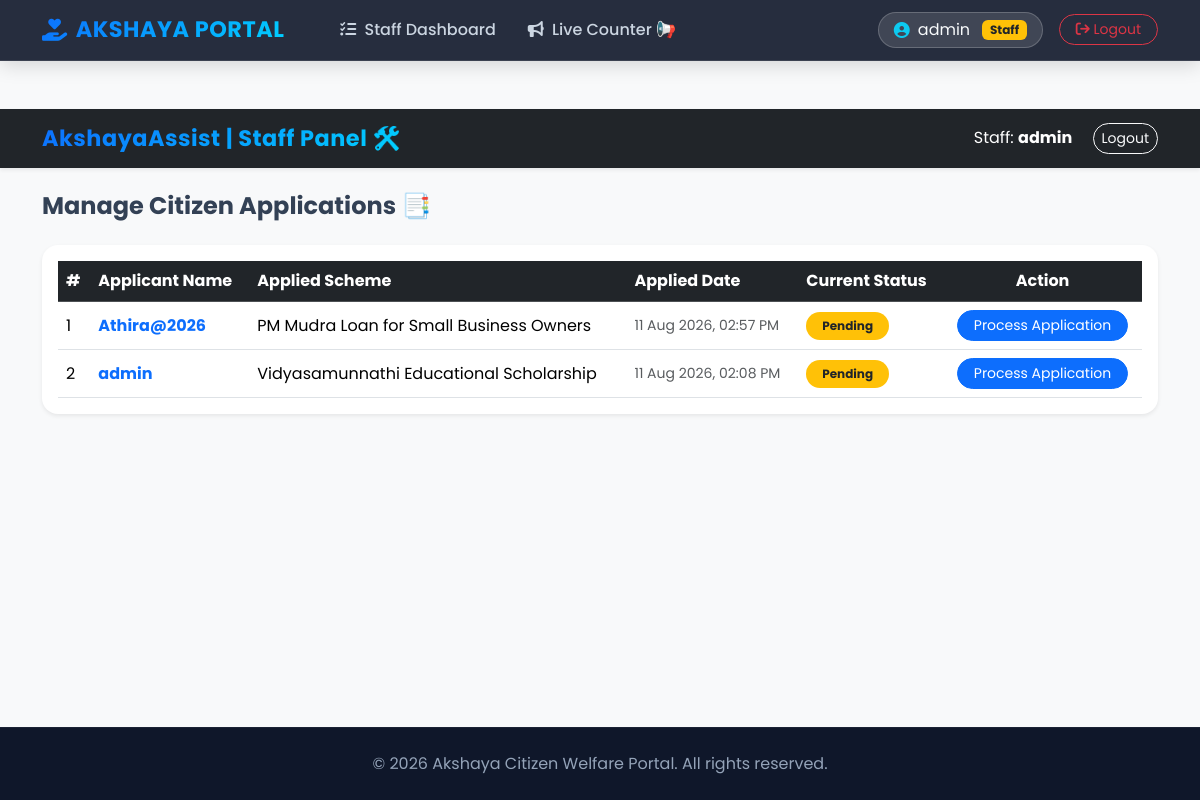
The page /staff/dashboard/ (signed in) on the database as committed earlier.
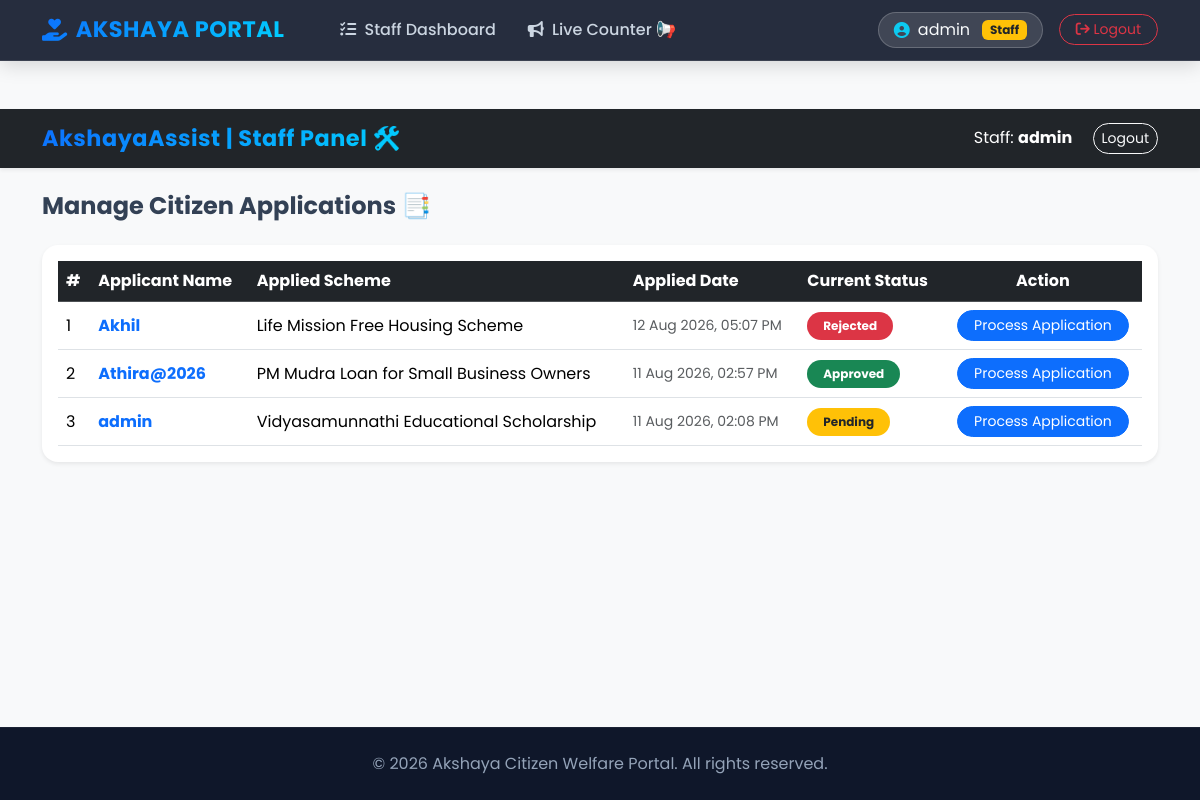
The same page on the database as committed later.
### welfare_app/models.py (models this page shows, shortened)
class Application(models.Model):
    STATUS_CHOICES = [
        ('PENDING_VERIFICATION', 'Pending Document Verification'),
        ('REJECTED_DOCS', 'Documents Rejected (Re-upload Needed)'),
        ('DOCS_APPROVED', 'Documents Approved (Eligible for Token)'),
        ('TOKEN_BOOKED', 'Token Booked / Waiting in Queue'),
        ('IN_PROGRESS', 'Processing at Counter'),
        ('FORWARDED_TO_GOVT', 'Submitted to Govt Portal'),
    ]
    user = models.ForeignKey(User, on_delete=models.CASCADE)
    scheme = models.ForeignKey(Scheme, on_delete=models.CASCADE)
    application_id = models.CharField(max_length=20, unique=True, editable=False, null=True, blank=True)
    status = models.CharField(max_length=30, choices=STATUS_CHOICES, default='PENDING_VERIFICATION')
    rejection_reason = models.TextField(blank=True, null=True)
    appointment_date = models.DateField(null=True, blank=True)
    token_number = models.IntegerField(null=True, blank=True)
    phone_number = models.CharField(max_length=15, default="")
    form_data = models.JSONField(default=dict, blank=True)
    govt_ref_number = models.CharField(max_length=100, blank=True, null=True)
    staff_remarks = models.TextField(blank=True, default="Application submitted. Awaiting verification.")
    applied_date = models.DateTimeField(auto_now_add=True)

class Scheme(models.Model):
    GENDER_CHOICES = [
        ('ALL', 'ALL (Everyone)'),
        ('Female', 'Female Only'),
        ('Male', 'Male Only'),
    ]
    OCCUPATION_CHOICES = [
        ('ALL', 'ALL (Any Occupation)'),
        ('Farmer', 'Farmer'),
        ('Teacher', 'Teacher'),
        ('Student', 'Student'),
    ]
    RATION_CHOICES = [
        ('ALL', 'ALL (APL & BPL)'),
        ('APL', 'APL Only'),
        ('BPL', 'BPL Only'),
    ]
    CATEGORY_CHOICES = [
        ('ALL', 'ALL Categories'),
        ('General', 'General'),
        ('OBC', 'OBC'),
        ('SC', 'SC'),
        ('ST', 'ST'),
    ]
    MARITAL_CHOICES = [
        ('ALL', 'ALL (Married & Unmarried)'),
        ('Single', 'Single Only'),
        ('Married', 'Married Only'),
        ('Divorced', 'Divorced Only'),
        ('Widow', 'Widow/Widower Only'),
    ]
    title = models.CharField(max_length=200)
    description = models.TextField()
    min_age = models.IntegerField(default=0)
    max_income = models.IntegerField(default=100000)
    allowed_ration_cards = models.CharField(max_length=20, choices=RATION_CHOICES, default='ALL')
    category = models.CharField(max_length=20, choices=CATEGORY_CHOICES, default='ALL')
    allowed_gender = models.CharField(max_length=10, choices=GENDER_CHOICES, default='ALL')
    required_occupation = models.CharField(max_length=50, choices=OCCUPATION_CHOICES, default='ALL')
    allowed_marital_status = models.CharField(max_length=20, choices=MARITAL_CHOICES, default='ALL')
    is_for_disabled_only = models.BooleanField(default=False)
    required_documents = models.CharField(
        max_length=300,
        default="Identity Card, Income Certificate",
        help_text="ആവശ്യമുള്ള രേഖകൾ കോമ (,) ഇട്ട് നൽകുക."
    )
    extra_fields = models.CharField(
        max_length=500,
        blank=True,
        default="",
        help_text="അഡീഷണൽ ചോദ്യങ്ങൾ കോമ (,) ഇട്ട് എഴുതുക."
    )

### welfare_app/views.py (the view)
# urls.py: path('staff/dashboard/', views.staff_dashboard, name='staff_dashboard'),
@login_required(login_url='login')
@user_passes_test(is_staff_user)
def staff_dashboard(request):
    status_filter = request.GET.get('status', '')
    if status_filter:
        applications = Application.objects.filter(status=status_filter).order_by('-applied_date')
    else:
        applications = Application.objects.all().order_by('-applied_date')
    return render(request, 'staff_dashboard.html', {
        'applications': applications,
        'selected_status': status_filter
    })

### welfare_app/views.py (called while the page is built)
def is_staff_user(user):
    return user.is_staff or user.is_superuser

### welfare_app/templates/staff_dashboard.html (shortened to what this page needs)
{% extends 'base.html' %}
{% block content %}
<!DOCTYPE html>
<html lang="en">
<head>
</head>
<body class="bg-light">
    <nav class="navbar navbar-dark bg-dark shadow-sm mb-4">
        <div class="container">
            <a class="navbar-brand fw-bold" href="#">AkshayaAssist | Staff Panel 🛠️</a>
            <div class="text-white">
                <span class="me-3">Staff: <strong>{{ request.user.username }}</strong></span>
                <a href="{% url 'logout' %}" class="btn btn-outline-light btn-sm rounded-pill">Logout</a>
            </div>
        </div>
    </nav>
    <div class="container my-4">
        <h4 class="fw-bold mb-4">Manage Citizen Applications 📑</h4>
        <div class="card border-0 shadow-sm rounded-4 p-3 bg-white">
            <div class="table-responsive">
                <table class="table table-hover align-middle mb-0">
                    <thead class="table-dark">
                        <tr>
                            <th>#</th>
                            <th>Applicant Name</th>
                            <th>Applied Scheme</th>
                            <th>Applied Date</th>
                            <th>Current Status</th>
                            <th class="text-center">Action</th>
                        </tr>
                    </thead>
                    <tbody>
                        {% for app in applications %}
                        <tr>
                            <td>{{ forloop.counter }}</td>
                            <td class="fw-bold text-primary">{{ app.user.username }}</td>
                            <td>{{ app.scheme.title }}</td>
                            <td class="text-muted small">{{ app.applied_date|date:"d M Y, h:i A" }}</td>
                            <td>
                                {% if app.status == 'Pending' %}
                                    <span class="badge bg-warning text-dark px-3 py-2 rounded-pill">Pending</span>
                                {% elif app.status == 'Approved' %}
                                    <span class="badge bg-success px-3 py-2 rounded-pill">Approved</span>
                                {% else %}
                                    <span class="badge bg-danger px-3 py-2 rounded-pill">Rejected</span>
                                {% endif %}
                            </td>
                            <td class="text-center">
    <a href="{% url 'process_application' app.id %}" class="btn btn-sm btn-primary rounded-pill px-3">Process Application</a>
</td>
                        </tr>
                        {% empty %}
                        <tr>
                            <td colspan="6" class="text-center py-4 text-muted">No submitted applications found.</td>
                        </tr>
                        {% endfor %}
                    </tbody>
                </table>
            </div>
        </div>
    </div>
</body>
</html>
{% endblock %}

Rows that differ between the two databases and show on the page:
added Application: user.username "Akhil", scheme "Life Mission Free Housing Scheme", applied_date "12 Aug 2026, 05:07 PM", status "Rejected"
changed Application "11 Aug 2026, 02:57 PM": status "Pending" → "Approved"
